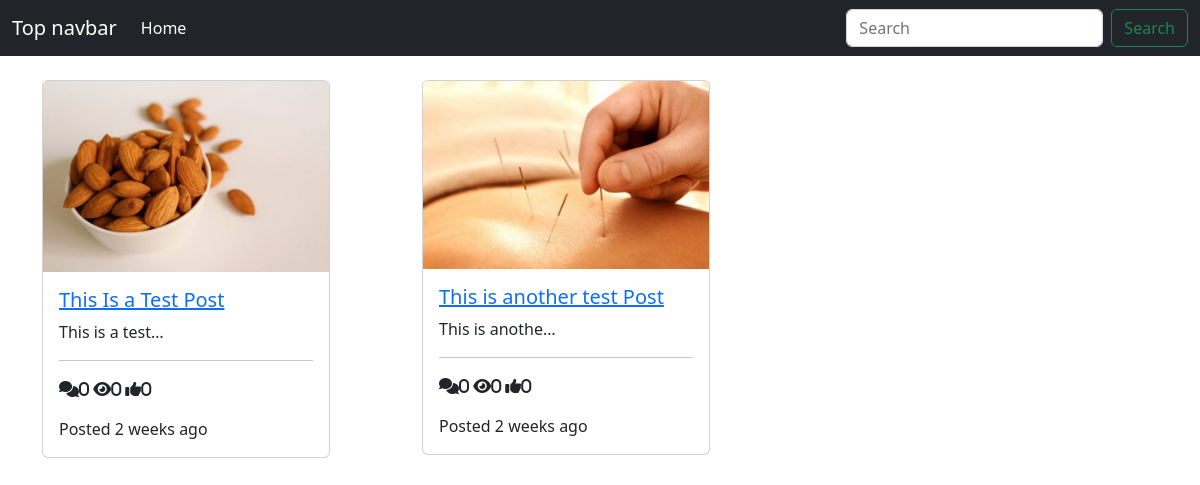
The app's page /, older data.
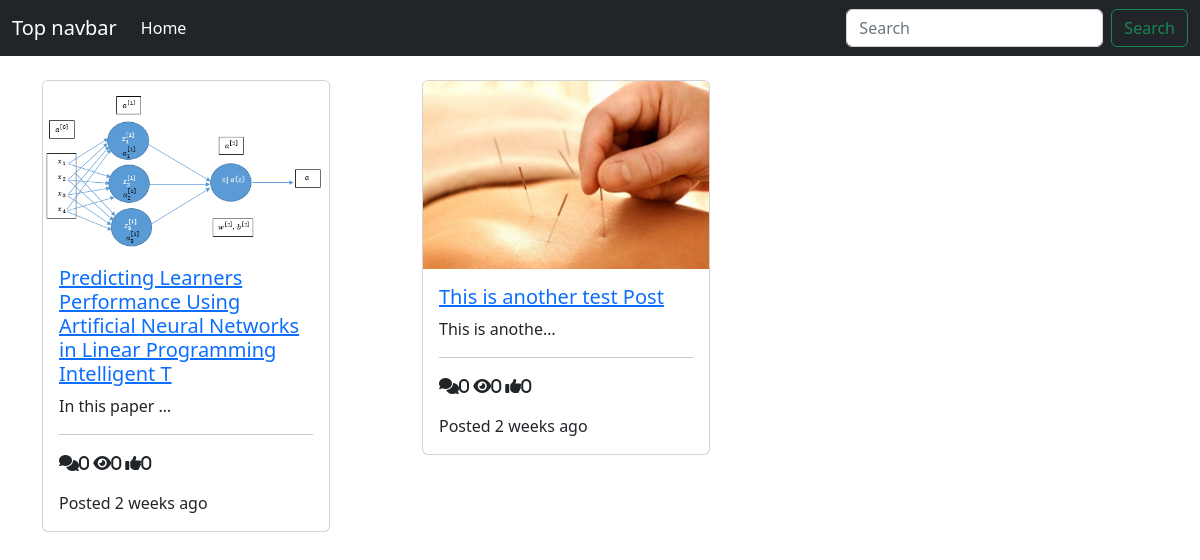
The same page, newer data.
### posts/models.py (models this page shows, shortened)
class Post(models.Model):
    title = models.CharField(max_length=100)
    content = models.TextField()
    thumbnail = models.ImageField()
    publishdate = models.DateTimeField(auto_now_add=True)
    last_updated = models.DateTimeField(auto_now=True)
    author = models.ForeignKey(User, on_delete=models.CASCADE)
    slug = models.SlugField()
    def get_absolute_url(self):
        return reverse('detail', kwargs={
            'slug':self.slug
        })
    @property
    def get_comment_count(self):
        return Comments.objects.filter(post=self).count()
    @property
    def get_view_count(self):
        return self.postview_set.all().count()
    @property
    def get_like_count(self):
        return self.like_set.all().count()

### posts/views.py (the view)
# urls.py: path('', PostListView.as_view(), name='list'),
class PostListView(generic.ListView):
    model = Post

### templates/posts/post_list.html
{% extends "base.html" %}
{% block content %}
<div class="container">
    <div class="row">
    {% for object in object_list %}
        <div class="col-4">
            <a href="{{object.get_absolute_url}}">
                <div class="card" style="width: 18rem;">
                    <img src="{{object.thumbnail.url}}" class="card-img-top" alt="...">
                    <div class="card-body">
                    <h5 class="card-title">
                        <a href="{{object.get_absolute_url}}">{{object.title}}</a></h5>
                    <p class="card-text">{{object.content|truncatechars:15}}</p>
                    <hr />
                    <p>
                        <span class="fa-solid fa-comments ml-2">{{object.get_comment_count}}</span>
                        <span class="fa-solid fa-eye ml-2">{{object.get_view_count}}</span>
                        <span class="fa-solid fa-thumbs-up ml-2">{{object.get_like_count}}</span>
                    </p>
                    <p class="card-text">
                        Posted {{object.publishdate|timesince}} ago
                    </p>
                    </div>
                </div>
            </a>
        </div>
    {% endfor %}
    </div>
</div>
{% endblock content %}

Row changes from the older to the newer data that the page shows:
changed Post: thumbnail: a different picture; title "This Is a Test Post" → "Predicting Learners Performance Using Artificial Neural Networks in Linear Programming Intelligent T"; content "This is a test…" → "In this paper …"
